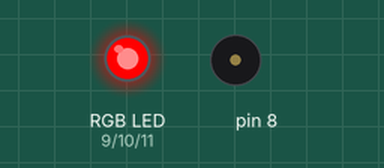
Simulated run of this sketch. Board: Arduino Uno, built with avr-gcc and run on an emulated ATmega328P. Parts: an RGB LED mixed from three pins (HIGH = lit), buzzer (waves = sounding). Dim RGB values are drawn brighter than linear.

Above: at 0.6 s.
At 5.1 s:
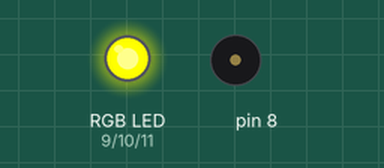
At 10.1 s:
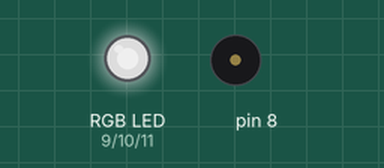
At 20.1 s:
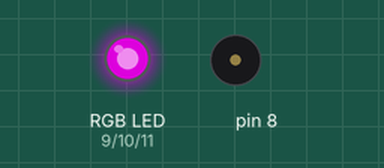
At 30.1 s:
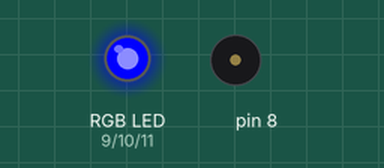
At 39.75 s:
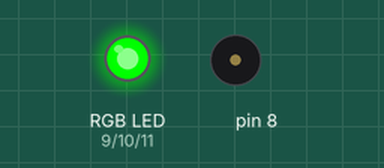
Timing chart, 0 to 40.0 s (numbered marks = the images above):
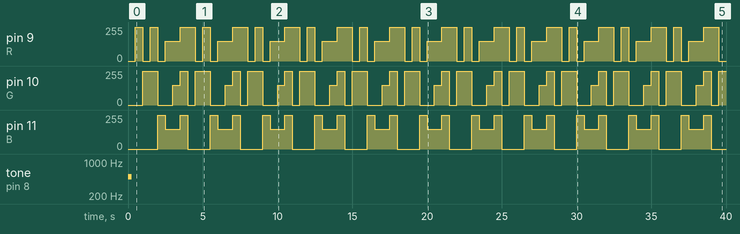

Measured:
- by itself, pin 9 (R): repeats every 3.5 s: 0/255 0.50 s, 255/255 0.50 s, 0/255 0.50 s, 150/255 1.0 s, 255/255 1.0 s
- by itself, pin 10 (G): repeats every 3.5 s: 0/255 1.0 s, 150/255 0.50 s, 255/255 0.50 s, 0/255 0.50 s, 255/255 1.0 s
- by itself, pin 11 (B): repeats every 3.5 s: 150/255 1.0 s, 255/255 0.50 s, 0/255 1.5 s, 255/255 0.50 s

The sketch:

RGB.ino
```cpp
int R = 9; int G = 10; int B =11;


void setup() {
  tone(8,500,250);
  delay(500);

  pinMode(R, OUTPUT);

  pinMode(B, OUTPUT);

  pinMode(G, OUTPUT);

  Serial.begin(9600);
}

void loop(){

    analogWrite(R, 255); // RED
    analogWrite(B, 0);
    analogWrite(G, 0);

    delay(500);

    analogWrite(R, 0); // green
    analogWrite(B, 0);
    analogWrite(G, 255);

    delay(500);

    analogWrite(R, 255); // yellow
    analogWrite(B, 0);
    analogWrite(G, 255);

    delay(500);

    analogWrite(R, 0); // blue
    analogWrite(B, 255);
    analogWrite(G, 0);

    delay(500);

    analogWrite(R, 150); // Violet
    analogWrite(B, 150);
    analogWrite(G, 0);

    delay(500);

    analogWrite(R, 150); // Grey
    analogWrite(B, 150);
    analogWrite(G, 150);

    delay(500);

    analogWrite(R, 255); // White
    analogWrite(B, 255);
    analogWrite(G, 255);

    delay(500);

}
```
